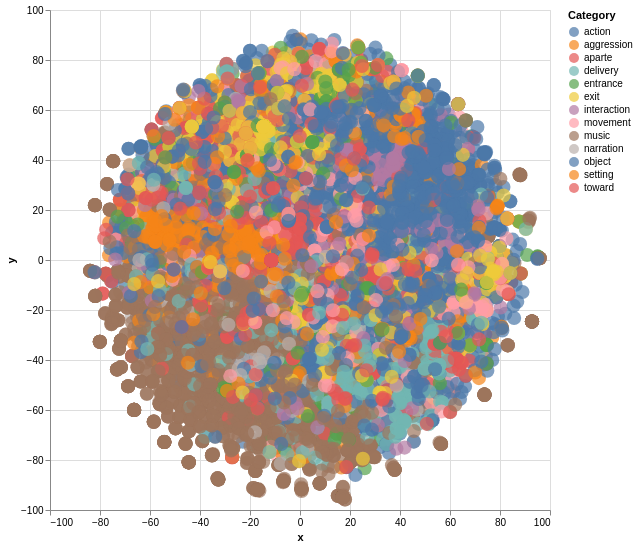

This figure's notebook cell:
### Code cell
docs_tsne_th = TSNE(n_components=2, learning_rate='auto',
                    init='pca').fit_transform(tfidf_th)
data_th = pd.DataFrame({'x': docs_tsne_th[:,0],
                        'y': docs_tsne_th[:,1],
                        'Text': AS13_df['description'],
                        'Category': AS13_df['labelGeneric']})
alt.data_transformers.disable_max_rows()
alt.Chart(data_th[:]).mark_circle(size=200).encode(
    x="x", y="y", color='Category',
    tooltip=['Text']
    ).interactive().properties(
    width=500,
    height=500
)

### Figure 1 — Vega-Lite specification as saved in the notebook (floating-point values rounded to 4 significant figures; data arrays with more than 128 entries replaced by an {"elided": "..."} marker saying what was removed)
{"config": {"view": {"continuousWidth": 300, "continuousHeight": 300}}, "data": {"name": "data-5d5e36fae5150c42c5bed5326a2a5fe9"}, "mark": {"type": "circle", "size": 200}, "encoding": {"color": {"field": "Category", "type": "nominal"}, "tooltip": [{"field": "Text", "type": "nominal"}], "x": {"field": "x", "type": "quantitative"}, "y": {"field": "y", "type": "quantitative"}}, "height": 500, "params": [{"name": "param_3", "select": {"type": "interval", "encodings": ["x", "y"]}, "bind": "scales"}], "width": 500, "$schema": "https://vega.github.io/schema/vega-lite/v5.20.1.json", "datasets": {"data-5d5e36fae5150c42c5bed5326a2a5fe9": {"elided": "14613 records"}}}
